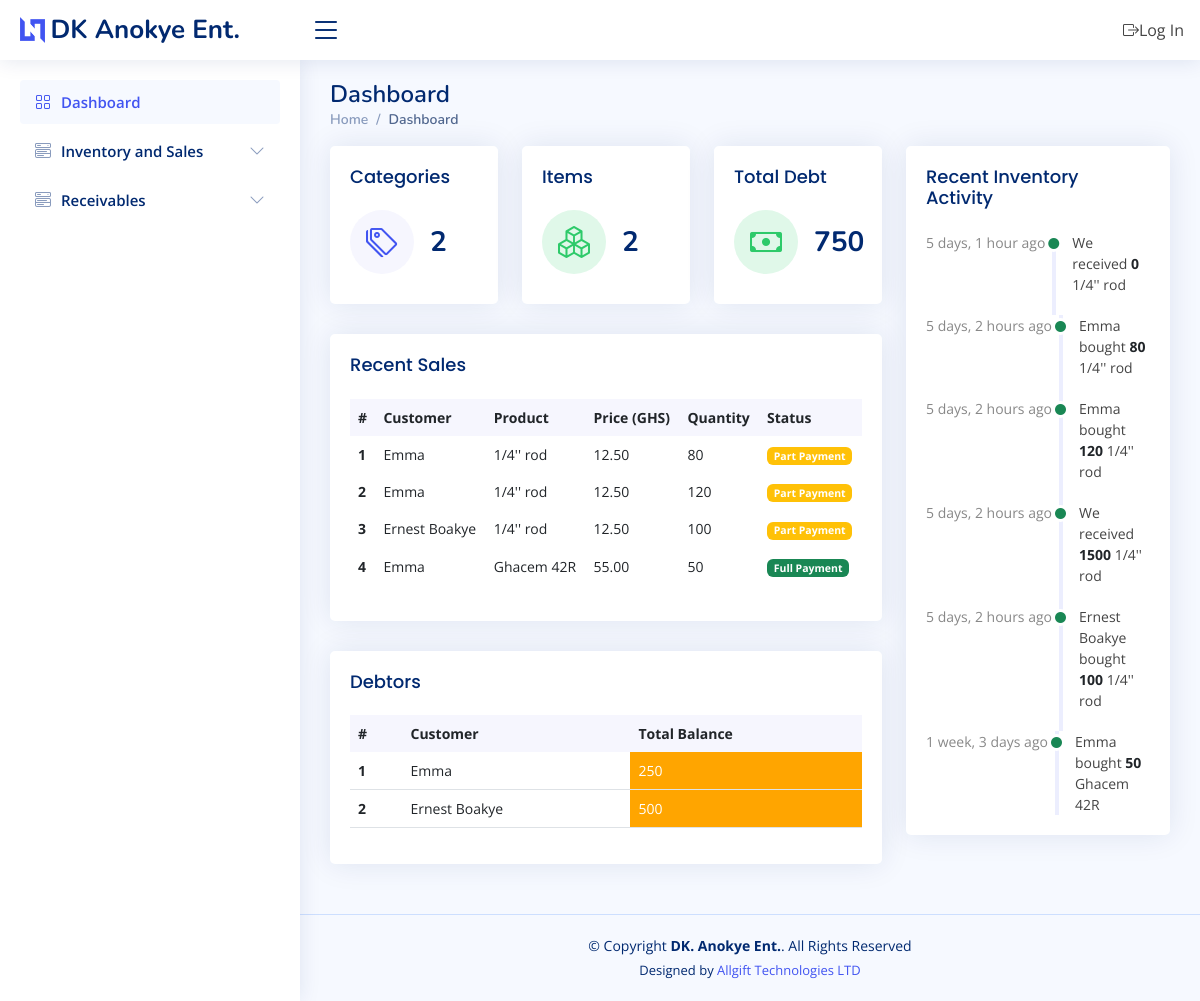
Before: / with the older database file.
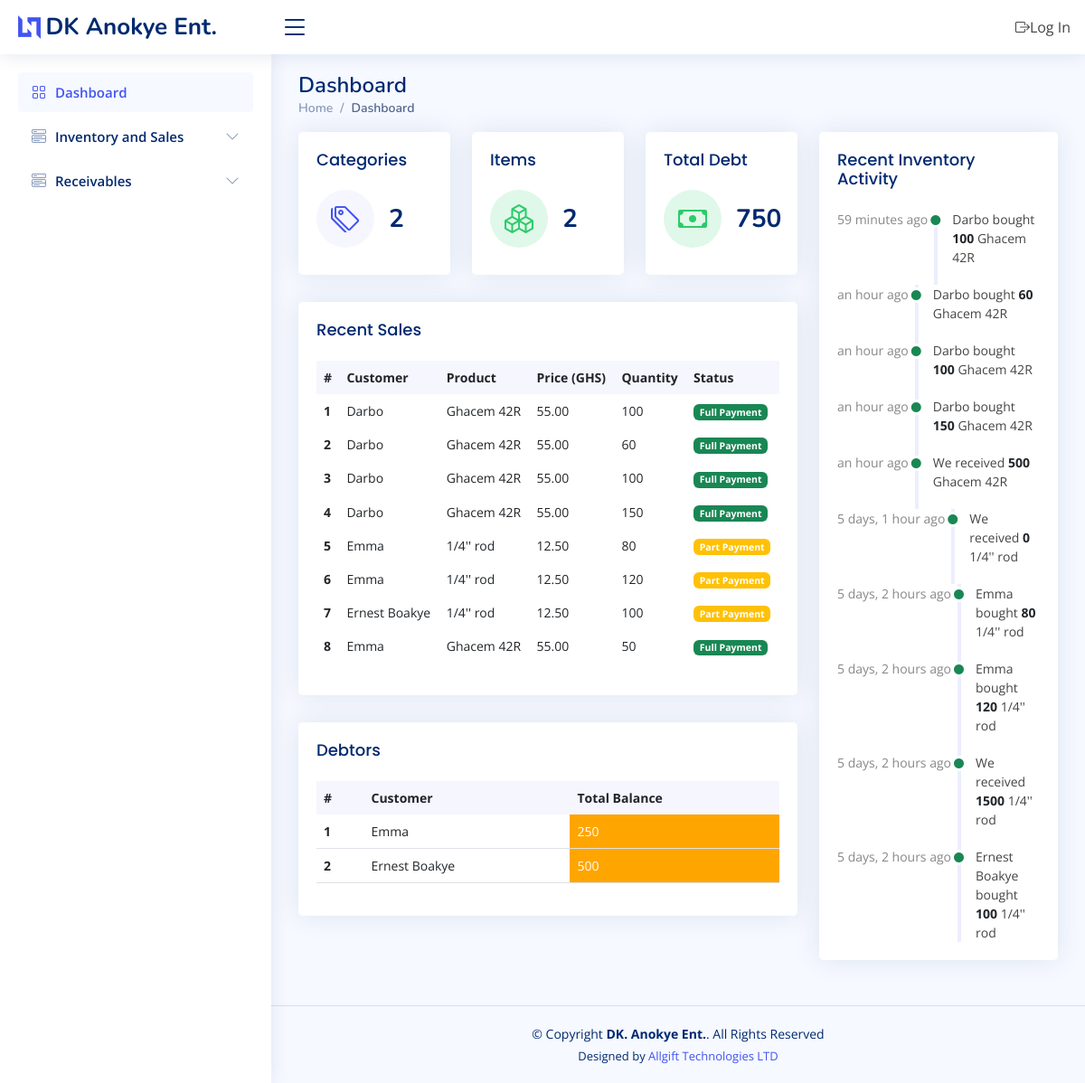
After: the same page with the newer database file.
### core/models.py (models this page shows, shortened)
class StockHistory(models.Model):
    category = models.ForeignKey(Category, on_delete=models.CASCADE, blank=True)
    item_name = models.CharField(max_length=50, blank=True, null=True)
    receipt_no = models.CharField(max_length=50, blank=True, null=True)
    item_description = models.TextField(blank=True, null=True)
    quantity = models.IntegerField(default='0', blank=True, null=True)
    purchased_quantity = models.IntegerField(default='0', blank=True, null=True)
    purchased_by = models.CharField(max_length=50, blank=True, null=True)
    purchased_from = models.CharField(max_length=50, blank=True, null=True)
    unit_purchase_price = models.DecimalField(max_digits=10, decimal_places=2, blank=True, null=True)
    total_purchase_price = models.DecimalField(max_digits=10, decimal_places=2, blank=True, null=True)
    sale_quantity = models.IntegerField(default='0', blank=True, null=True)
    delivery_quantity = models.IntegerField(default='0', blank=True, null=True)
    yet_to_deliver = models.IntegerField(default='0', blank=True, null=True)
    waybill_number = models.CharField(max_length=50, blank=True, null=True)
    sale_by = models.CharField(max_length=50, blank=True, null=True)
    sale_to = models.CharField(max_length=50, blank=True, null=True)
    unit_sale_price = models.DecimalField(max_digits=10, decimal_places=2, blank=True, null=True)
    total_sale_price = models.DecimalField(max_digits=10, decimal_places=2, blank=True, null=True)
    payment_status = models.CharField(max_length=50, choices=Invoice_Choice, blank=True, null=True)
    balance = models.DecimalField(max_digits=10, decimal_places=2, default=0)
    phone_number = models.CharField(max_length=50, blank=True, null=True)
    created_by = models.CharField(max_length=50, blank=True, null=True)
    reorder_level = models.IntegerField(default='0', blank=True, null=True)
    created_on = models.DateTimeField(auto_now_add=True)
    expiry = models.DateTimeField(auto_now_add=True, blank=True, null=True)
    last_updated = models.DateTimeField(auto_now=True, blank=True, null=True)

### core/views.py (the view)
# urls.py: path("", views.index, name="home"),
def index(request):
    categories_count = Category.objects.all().count()
    stock_count = Stock.objects.all().count()
    recent_sales = StockHistory.objects.filter(sale_quantity__gt=0).order_by("-last_updated")
    recent_activities = StockHistory.objects.all().order_by("-last_updated")[:10]
    recent_cash_activities = CashHistory.objects.all().order_by("-last_updated")[:10]
    debtors = StockHistory.objects.filter(balance__gt=0).order_by("-last_updated")
    total_debt = StockHistory.objects.aggregate(Sum('balance'))['balance__sum']
    receivables = StockHistory.objects.values('sale_to').annotate(dcount=Sum('balance')).filter(dcount__gt=0)
    context = {
        "categories_count": categories_count,
        "recent_sales": recent_sales,
        "recent_activities": recent_activities,
        "stock_count": stock_count,
        "recent_cash_activities": recent_cash_activities,
        "debtors": debtors,
        "total_debt": total_debt,
        "receivables": receivables
    }
    return render(request, "home.html", context)

### templates/home.html (shortened to what the changed rows need)
{% extends 'base.html' %}
{% load humanize %}
{% block content %}
    <div class="pagetitle">
      <h1>Dashboard</h1>
    </div>
    <section class="section dashboard">
      <div class="row">
        <div class="col-lg-8">
          <div class="row">
            <div class="col-12">
              <div class="card recent-sales overflow-auto">
                <div class="card-body">
                  <table class="table table-borderless datatable table-hover">
                    <thead>
                      <tr>
                        <th scope="col">#</th>
                        <th scope="col">Customer</th>
                        <th scope="col">Product</th>
                        <th scope="col">Price (GHS)</th>
                        <th scope="col">Quantity</th>
                        <th scope="col">Status</th>
                      </tr>
                    </thead>
                    <tbody>
                    {% for item in recent_sales%}
                      <tr>
                        <th scope="row">{{forloop.counter}}</th>
                        <td>{{item.sale_to}}</td>
                        <td>{{item.item_name}}</td>
                        <td>{{item.unit_sale_price}}</td>
                        <td>{{item.sale_quantity}}</td>
                        <td>
                          {% if item.payment_status == 'Full Payment' %}
                            <span class="badge bg-success">{{item.payment_status}}</span>
                          {% else %}
                            <span class="badge bg-warning">{{item.payment_status}}</span>
                          {% endif %}
                        </td>
                      </tr>
                    {% endfor %}
                    </tbody>
                  </table>
                </div>
              </div>
            </div>
            <div class="col-12">
              <div class="card recent-sales overflow-auto">
                <div class="card-body">
                  <table class="table table-border table-hover datatable">
                    <thead>
                      <tr>
                        <th scope="col">#</th>
                        <th scope="col">Customer</th>
                        <th scope="col">Total Balance</th>
                      </tr>
                    </thead>
                    <tbody>
                    {% for item in receivables%}
                      <tr>
                        <th scope="row">{{forloop.counter}}</th>
                        <td>{{item.sale_to}}</td>
                        <td style="background:orange; color:#fff;"><span>{{item.dcount}}</span></td>
                      </tr>
                    {% endfor %}
                    </tbody>
                  </table>
                </div>
              </div>
            </div>
          </div>
        </div>
        <div class="col-lg-4">
          <div class="card">
            <div class="card-body">
              <div class="activity">
                {% for recent in  recent_activities%}
                  {% if recent.sale_quantity > 0 %}
                    <div class="activity-item d-flex">
                      <div class="activite-label">{{recent.last_updated|naturaltime}}</div>
                      <i class='bi bi-circle-fill activity-badge text-success align-self-start'></i>
                      <div class="activity-content">
                        {{recent.sale_to}} bought <a href="#" class="fw-bold text-dark">{{recent.sale_quantity}}</a> {{recent.item_name}}
                      </div>
                    </div>
                  {% else %}
                    <div class="activity-item d-flex">
                      <div class="activite-label">{{recent.last_updated|naturaltime}}</div>
                      <i class='bi bi-circle-fill activity-badge text-success align-self-start'></i>
                      <div class="activity-content">
                        We received <a href="#" class="fw-bold text-dark">{{recent.purchased_quantity}}</a> {{recent.item_name}}
                      </div>
                    </div>
                  {% endif %}
                {% endfor %}
              </div>
            </div>
          </div>
        </div>
      </div>
    </section>
{% endblock content %}

Changed rows visible on the page:
no longer on one of the page's lists (row unchanged): StockHistory: last_updated "1 week, 3 days ago", sale_to "Emma", sale_quantity "50", item_name "Ghacem 42R"
added StockHistory: sale_to "Darbo", item_name "Ghacem 42R", unit_sale_price "55.00", sale_quantity "100", payment_status "Full Payment", last_updated "59 minutes ago"
added StockHistory: sale_to "Darbo", item_name "Ghacem 42R", unit_sale_price "55.00", sale_quantity "60", payment_status "Full Payment", last_updated "an hour ago"
added StockHistory: sale_to "Darbo", item_name "Ghacem 42R", unit_sale_price "55.00", sale_quantity "100", payment_status "Full Payment", last_updated "an hour ago"
added StockHistory: sale_to "Darbo", item_name "Ghacem 42R", unit_sale_price "55.00", sale_quantity "150", payment_status "Full Payment", last_updated "an hour ago"
added StockHistory: last_updated "an hour ago", purchased_quantity "500", item_name "Ghacem 42R", shown under "Recent Inventory Activity"
